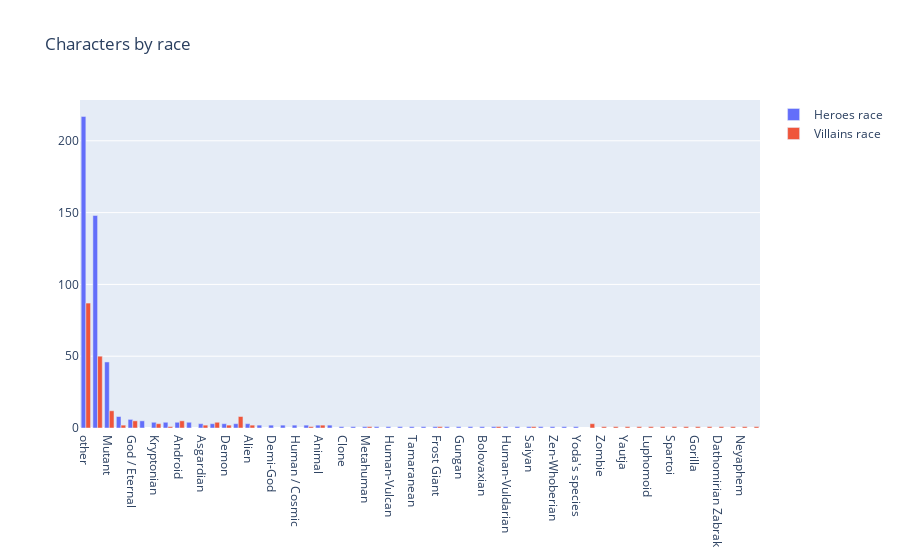

Write notebook code for a chart like this one.
### Code cell
heroes_race=go.Bar(x=heroes['Race'].value_counts().index, 
                   y=heroes['Race'].value_counts().values, 
                   name='Heroes race')

villains_race=go.Bar(x=villains['Race'].value_counts().index, 
                     y=villains['Race'].value_counts().values, 
                     name='Villains race')

layout=go.Layout(title='Characters by race', 
                 barmode='group')

fig=go.Figure(data=[heroes_race, villains_race], layout=layout)
fig.show()

### Figure 1 — Plotly figure (JSON) as saved in the notebook; plotly's stock layout.template omitted (floating-point values rounded to 4 significant figures)
{"data": [{"name": "Heroes race", "x": ["other", "Human", "Mutant", "Human / Radiation", "God / Eternal", "Alpha", "Kryptonian", "Atlantean", "Android", "Inhuman", "Asgardian", "Symbiote", "Demon", "Cyborg", "Alien", "Vampire", "Demi-God", "Amazon", "Human / Cosmic", "Human / Altered", "Animal", "Human-Kree", "Clone", "Talokite", "Metahuman", "Ungaran", "Human-Vulcan", "Planet", "Tamaranean", "Mutant / Clone", "Frost Giant", "Human-Spartoi", "Gungan", "Martian", "Bolovaxian", "Eternal", "Human-Vuldarian", "Flora Colossus", "Saiyan", "Icthyo Sapien", "Zen-Whoberian", "Kakarantharaian", "Yoda's species"], "y": [217, 148, 46, 8, 6, 5, 4, 4, 4, 4, 3, 3, 3, 3, 3, 2, 2, 2, 2, 2, 2, 2, 1, 1, 1, 1, 1, 1, 1, 1, 1, 1, 1, 1, 1, 1, 1, 1, 1, 1, 1, 1, 1], "type": "bar"}, {"name": "Villains race", "x": ["other", "Human", "Mutant", "Cyborg", "Android", "God / Eternal", "Symbiote", "Kryptonian", "New God", "Human / Radiation", "Asgardian", "Alien", "Demon", "Animal", "Zombie", "Atlantean", "Human / Altered", "Eternal", "Maiar", "Yautja", "Parademon", "Frost Giant", "Luphomoid", "Kaiju", "Spartoi", "Metahuman", "Rodian", "Gorilla", "Cosmic Entity", "Dathomirian Zabrak", "Human / Clone", "Neyaphem", "Xenomorph XX121", "Saiyan"], "y": [87, 50, 12, 8, 5, 5, 4, 3, 3, 2, 2, 2, 2, 2, 1, 1, 1, 1, 1, 1, 1, 1, 1, 1, 1, 1, 1, 1, 1, 1, 1, 1, 1, 1], "type": "bar"}], "layout": {"barmode": "group", "title": {"text": "Characters by race"}, "xaxis": {"type": "category", "range": [-0.5, 57.5], "autorange": true}, "yaxis": {"type": "linear", "range": [0, 228.4], "autorange": true}, "autosize": true}}
